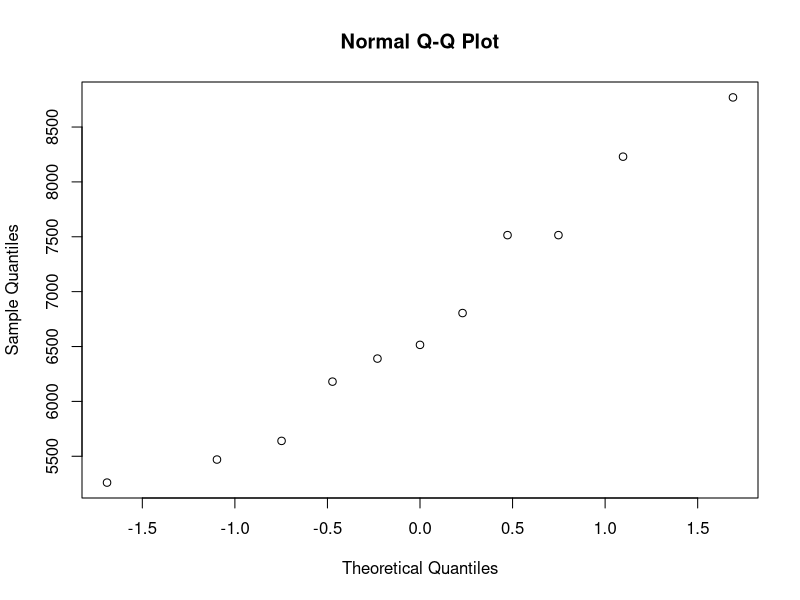
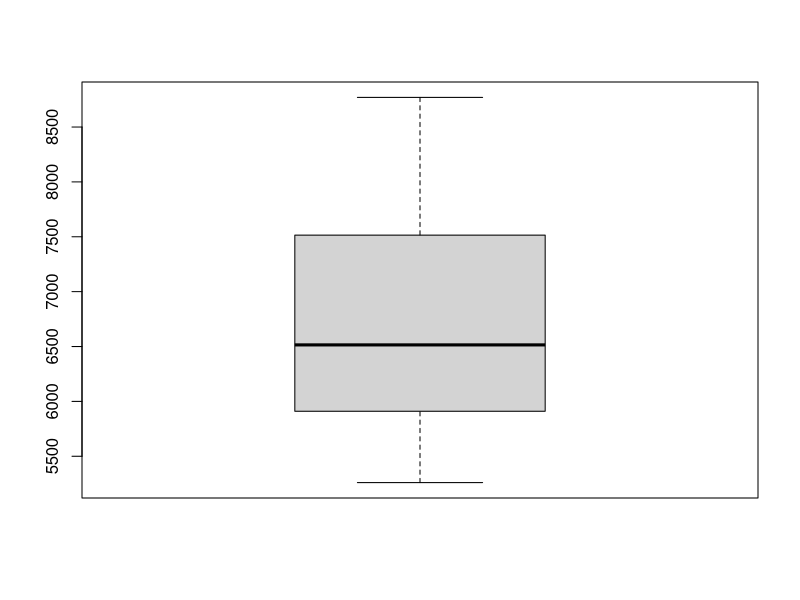

Source code (R) for these figures, in order:
# The recommended energy intake for individuals is 7725 Kj. Test whether the daily intake of 11 individuals (5260, 5470, 5640, 6180, 6390, 6515, 6805, 7515, 7515, 8230, 8770) is below the recommended rate.

# Load Data

daily.intake <- c(5260, 5470, 5640, 6180, 6390, 6515, 6805, 7515, 7515, 8230, 8770)

# Exploratory Analysis

qqnorm(daily.intake)
boxplot(daily.intake)

# Single sample t-test

zt.test= t.test(daily.intake, mu = 7725, alternative = "less")
zt.test
# There is evidence to support that data are from a population with a mean less than 7725 Kj (t10=-2.82,p=0.009)

# As with most t procedures we rely on the data being a simple random sample and normally distributed. We will assume the data are a SRS and by inspection of the Q-Q plots it seems reasonable to assume the data are from a population that is normally distributed.



